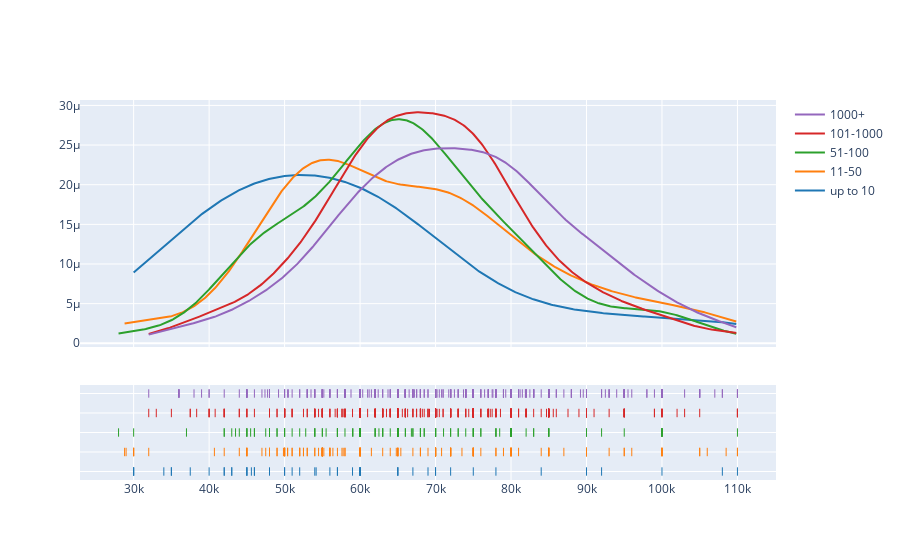
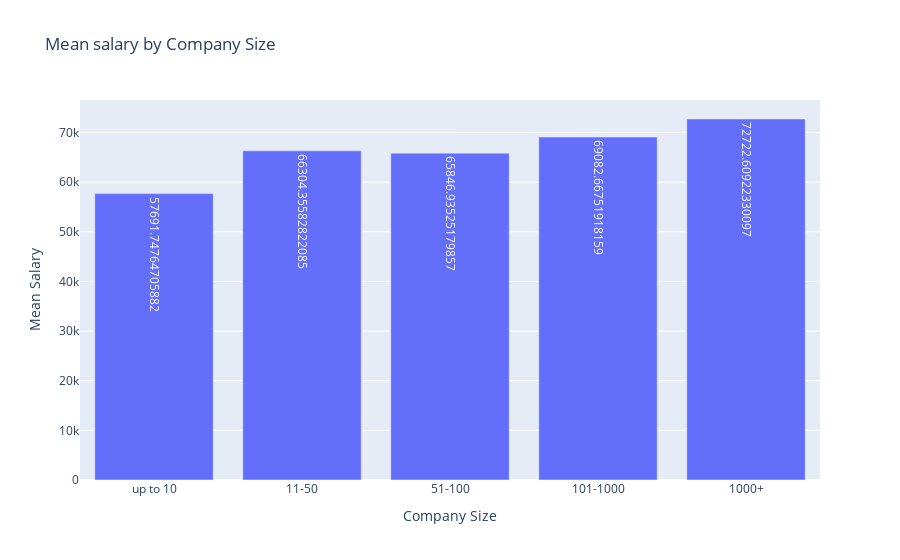

Notebook code for these charts, in order:
### Code cell
Size_salary=df[["Company_size","Salary"]]
Small_salary=df.loc[Size_salary["Company_size"]=="up to 10"]
Mid_salary=df.loc[Size_salary["Company_size"]=="11-50"]
Large_salary=df.loc[Size_salary["Company_size"]=="51-100"]
Extra_salary=df.loc[Size_salary["Company_size"]=="101-1000"]
ExtraExtra_salary=df.loc[Size_salary["Company_size"]=="1000+"]
labels=["up to 10","11-50","51-100","101-1000","1000+"]
data=[Small_salary["Salary"],Mid_salary["Salary"],Large_salary["Salary"],Extra_salary["Salary"],ExtraExtra_salary["Salary"]]

mean=[Small_salary["Salary"].mean()
      ,Mid_salary["Salary"].mean()
      ,Large_salary["Salary"].mean()
      ,Extra_salary["Salary"].mean()
      ,ExtraExtra_salary["Salary"].mean()
      ]

fig1= ff.create_distplot(data,labels,show_hist=False)
fig2 = go.Figure(data=px.bar(x=labels,
                             y=mean,
                             title="Mean salary by Company Size",
                             text=mean))
fig2.update_layout(
    xaxis_title="Company Size",
    yaxis_title="Mean Salary ",
)
fig1.show()
fig2.show()

### Figure 1 — Plotly figure (JSON) as saved in the notebook; plotly's stock layout.template omitted (floating-point values rounded to 4 significant figures; data arrays with more than 128 entries replaced by an {"elided": "..."} marker saying what was removed)
{"data": [{"legendgroup": "up to 10", "marker": {"color": "rgb(31, 119, 180)"}, "mode": "lines", "name": "up to 10", "showlegend": true, "type": "scatter", "x": {"elided": "500 int values"}, "xaxis": "x", "y": {"elided": "500 float values"}, "yaxis": "y"}, {"legendgroup": "11-50", "marker": {"color": "rgb(255, 127, 14)"}, "mode": "lines", "name": "11-50", "showlegend": true, "type": "scatter", "x": {"elided": "500 float values"}, "xaxis": "x", "y": {"elided": "500 float values"}, "yaxis": "y"}, {"legendgroup": "51-100", "marker": {"color": "rgb(44, 160, 44)"}, "mode": "lines", "name": "51-100", "showlegend": true, "type": "scatter", "x": {"elided": "500 int values"}, "xaxis": "x", "y": {"elided": "500 float values"}, "yaxis": "y"}, {"legendgroup": "101-1000", "marker": {"color": "rgb(214, 39, 40)"}, "mode": "lines", "name": "101-1000", "showlegend": true, "type": "scatter", "x": {"elided": "500 int values"}, "xaxis": "x", "y": {"elided": "500 float values"}, "yaxis": "y"}, {"legendgroup": "1000+", "marker": {"color": "rgb(148, 103, 189)"}, "mode": "lines", "name": "1000+", "showlegend": true, "type": "scatter", "x": {"elided": "500 int values"}, "xaxis": "x", "y": {"elided": "500 float values"}, "yaxis": "y"}, {"legendgroup": "up to 10", "marker": {"color": "rgb(31, 119, 180)", "symbol": "line-ns-open"}, "mode": "markers", "name": "up to 10", "showlegend": false, "type": "scatter", "x": [110000, 72000, 65000, 60000, 42000, 108000, 37500, 35000, 46000, 46000, 67000, 60000, 65000, 70000, 45600, 48000, 34000, 50000, 57000, 40000, 90000, 78000, 30000, 43000, 65000, 75000, 56000, 60000, 42000, 60000, 45000, 52000, 84000, 57000, 43000, 54180.0, 30000, 59000, 30000, 35000, 60000, 50000, 60000, 51000, 70000, 69000, 54000, 45000, 45000, 92000, 100000], "xaxis": "x", "y": ["up to 10", "up to 10", "up to 10", "up to 10", "up to 10", "up to 10", "up to 10", "up to 10", "up to 10", "up to 10", "up to 10", "up to 10", "up to 10", "up to 10", "up to 10", "up to 10", "up to 10", "up to 10", "up to 10", "up to 10", "up to 10", "up to 10", "up to 10", "up to 10", "up to 10", "up to 10", "up to 10", "up to 10", "up to 10", "up to 10", "up to 10", "up to 10", "up to 10", "up to 10", "up to 10", "up to 10", "up to 10", "up to 10", "up to 10", "up to 10", "up to 10", "up to 10", "up to 10", "up to 10", "up to 10", "up to 10", "up to 10", "up to 10", "up to 10", "up to 10", "up to 10"], "yaxis": "y2"}, {"legendgroup": "11-50", "marker": {"color": "rgb(255, 127, 14)", "symbol": "line-ns-open"}, "mode": "markers", "name": "11-50", "showlegend": false, "type": "scatter", "x": {"elided": "163 int values"}, "xaxis": "x", "y": {"elided": "163 str values"}, "yaxis": "y2"}, {"legendgroup": "51-100", "marker": {"color": "rgb(44, 160, 44)", "symbol": "line-ns-open"}, "mode": "markers", "name": "51-100", "showlegend": false, "type": "scatter", "x": {"elided": "139 int values"}, "xaxis": "x", "y": {"elided": "139 str values"}, "yaxis": "y2"}, {"legendgroup": "101-1000", "marker": {"color": "rgb(214, 39, 40)", "symbol": "line-ns-open"}, "mode": "markers", "name": "101-1000", "showlegend": false, "type": "scatter", "x": {"elided": "391 int values"}, "xaxis": "x", "y": {"elided": "391 str values"}, "yaxis": "y2"}, {"legendgroup": "1000+", "marker": {"color": "rgb(148, 103, 189)", "symbol": "line-ns-open"}, "mode": "markers", "name": "1000+", "showlegend": false, "type": "scatter", "x": {"elided": "412 int values"}, "xaxis": "x", "y": {"elided": "412 str values"}, "yaxis": "y2"}], "layout": {"barmode": "overlay", "hovermode": "closest", "legend": {"traceorder": "reversed"}, "xaxis": {"anchor": "y2", "domain": [0, 1], "zeroline": false}, "yaxis": {"anchor": "free", "domain": [0.35, 1], "position": 0}, "yaxis2": {"anchor": "x", "domain": [0, 0.25], "dtick": 1, "showticklabels": false}}}

### Figure 2 — Plotly figure (JSON) as saved in the notebook; plotly's stock layout.template omitted (floating-point values rounded to 4 significant figures)
{"data": [{"alignmentgroup": "True", "hovertemplate": "x=%{x}<br>y=%{y}<br>text=%{text}<extra></extra>", "legendgroup": "", "marker": {"color": "#636efa", "pattern": {"shape": ""}}, "name": "", "offsetgroup": "", "orientation": "v", "showlegend": false, "text": [57690.0, 66300.0, 65850.0, 69080.0, 72720.0], "textposition": "auto", "type": "bar", "x": ["up to 10", "11-50", "51-100", "101-1000", "1000+"], "xaxis": "x", "y": [57690.0, 66300.0, 65850.0, 69080.0, 72720.0], "yaxis": "y"}], "layout": {"barmode": "relative", "legend": {"tracegroupgap": 0}, "title": {"text": "Mean salary by Company Size"}, "xaxis": {"anchor": "y", "domain": [0, 1], "title": {"text": "Company Size"}}, "yaxis": {"anchor": "x", "domain": [0, 1], "title": {"text": "Mean Salary "}}}}
